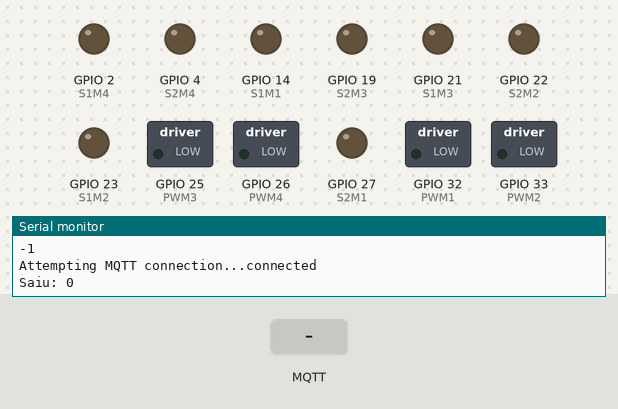
Simulated run of this sketch. Board: ESP32. On the bench: switched loads named in the sketch (green lamp = pin HIGH), output pins drawn as LEDs (lit = HIGH), the last lines printed to the serial monitor. The inputs (shaded band) are chosen by the test bench. WiFi joins after 1.5 s; servers stay silent unless stated; no MQTT or app messages arrive unless stated.

Above: at 2.7 s.
2.8 s: MQTT message "esp32m/rasp" arrives on the first subscribed topic
At 3.3 s:
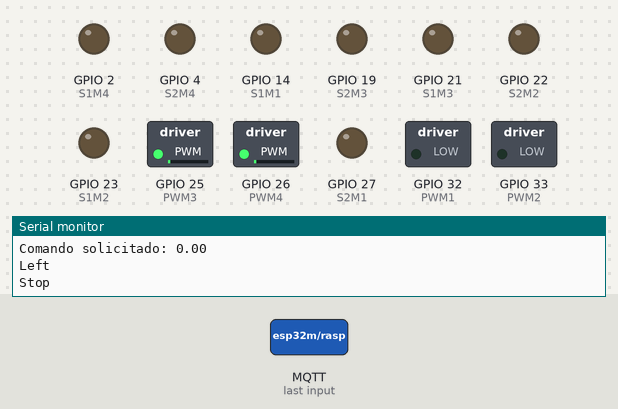
4.3 s: MQTT message "f" arrives on the first subscribed topic
At 5.7 s:
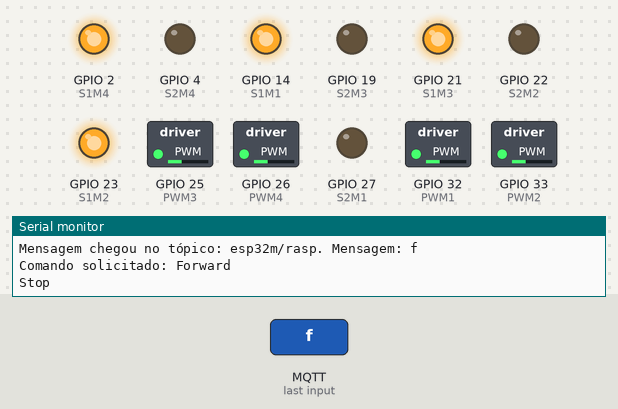
6.6 s: MQTT message "t" arrives on the first subscribed topic
At 8.7 s:
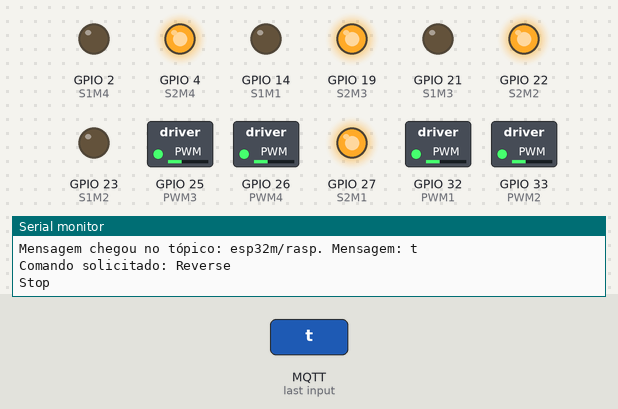
Timing chart, 0 to 10.2 s (numbered marks = the images above; inputs shaded):
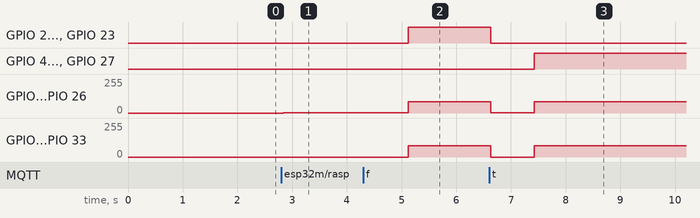

Measured:
- after the input at 2.8 s, GPIO 25 (PWM3), GPIO 26 (PWM4): 0/255 → 1/255 at once
- after the input at 4.3 s, GPIO 2 (S1M4), GPIO 14 (S1M1), GPIO 21 (S1M3), GPIO 23 (S1M2): LOW → HIGH after 0.83 s; GPIO 25 (PWM3), GPIO 26 (PWM4): 1/255 → 86/255 after 0.83 s; GPIO 32 (PWM1), GPIO 33 (PWM2): 0/255 → 85/255 after 0.83 s
- after the input at 6.6 s, GPIO 2 (S1M4), GPIO 14 (S1M1), GPIO 21 (S1M3), GPIO 23 (S1M2): HIGH → LOW at once; GPIO 4 (S2M4), GPIO 19 (S2M3), GPIO 22 (S2M2), GPIO 27 (S2M1): LOW → HIGH after 0.83 s; GPIO 25 (PWM3), GPIO 26 (PWM4): 86/255 → 1/255 at once, → 86/255 0.80 s later; GPIO 32 (PWM1), GPIO 33 (PWM2): 85/255 → 0/255 at once, → 85/255 0.80 s later

The sketch:

motorAll.ino
```cpp
#include <WiFi.h>
#include <PubSubClient.h>

// Replace the next variables with your SSID/Password combination
//const char *ssid = "Jordana - NOVA FIBRA";
//const char *password = "ox7td34w";

const char *ssid = "Marvin";
const char *password = "marvin2605";

// Add your MQTT Broker IP address, example:
//const char *mqtt_server = "192.168.3.22";
const char *mqtt_server = "192.168.4.3";
int port = 1883;

WiFiClient espClient;
PubSubClient client(espClient);
long lastMsg = 0;
char msg[50];

unsigned long previousMillis = 0;
unsigned long interval = 30000;
unsigned long currentMillis;

#define delaySen 800

// Definição dos Pinos
#define S1M1 14
#define S2M1 27 // S1 = CW (Horario), S2 = CCW (AntiHorario)

//#define S1M2 12
//#define S2M2 13

#define S1M2 23
#define S2M2 22

#define S1M3 21
#define S2M3 19

#define S1M4 2
#define S2M4 4

// PWM
#define PWM1 32
#define PWM2 33
#define PWM3 25
#define PWM4 26

#define BRAKE 0
#define CW 1  // Horario
#define CCW 2 // AntiHorario

// Motores
#define MOTOR_1 1
#define MOTOR_2 2
#define MOTOR_3 3
#define MOTOR_4 4

// --- Variáveis Globais ---
short usSpeed = 85;     // default motor speed
short usSpeedGiro = 185; // default motor speed Giro
short magicWheel1 = 70/usSpeed;
short magicWheel2 = 70/usSpeed;
short magicWheel3 = (usSpeed + 30)/usSpeed;
short magicWheel4 = (usSpeed + 30)/usSpeed;

unsigned short usMotor_Status = BRAKE;

// --- Protótipo das Funções Auxiliares ---
void robot_forward();                                     // Função para movimentar robô para frente
void robot_backward();                                    // Função para movimentar robô para trás
void robot_stop();                                        // Função para parar o robô
void motorGo(uint8_t motor, uint8_t direct, uint8_t pwm); // Function that controls the variables: motor(0 ou 1), direction (cw ou ccw) e pwm (entra 0 e 255);
void stopSeguro();
void robot_right(float angulo);
void robot_left(float angulo);
void setup_wifi();
void reconnect();
void callback(char *topic, byte *message, unsigned int length);
void definirFuncao(String funcao);
void moverRobo(String funcao);
int listaFuncao(String comando);
float tempoDeCurva(float angulo);

unsigned char velocidade = 0x00; // armazena a velocidade dos motores (8 bits)
void setup()
{
    Serial.begin(9600); // Initiates the serial to do the monitoring

    pinMode(PWM1, OUTPUT); // PWM1
    pinMode(PWM2, OUTPUT); // PWM2
    pinMode(PWM3, OUTPUT); // PWM3
    pinMode(PWM4, OUTPUT); // PWM4

    pinMode(S1M1, OUTPUT); // Sentido 1 M1
    pinMode(S2M1, OUTPUT); // Sentido 2 M1

    pinMode(S1M2, OUTPUT); // Sentido 1 M2
    pinMode(S2M2, OUTPUT); // Sentido 2 M2

    pinMode(S1M3, OUTPUT); // Sentido 1 M3
    pinMode(S2M3, OUTPUT); // Sentido 2 M3

    pinMode(S1M4, OUTPUT); // Sentido 1 M4
    pinMode(S2M4, OUTPUT); // Sentido 2 M4

    setup_wifi();
    client.setServer(mqtt_server, port);
    client.setCallback(callback);
}
void setup_wifi()
{
    delay(10);
    // We start by connecting to a WiFi network
    Serial.println();
    Serial.print("Connecting to ");
    Serial.println(ssid);

    WiFi.begin(ssid, password);

    while (WiFi.status() != WL_CONNECTED)
    {
        delay(50);
        Serial.print(".");
    }

    Serial.println("");
    Serial.println("WiFi connected");
    Serial.println("IP address: ");
    Serial.println(WiFi.localIP());
}
void callback(char *topic, byte *message, unsigned int length)
{
    Serial.print("Mensagem chegou no tópico: ");
    Serial.print(topic);
    Serial.print(". Mensagem: ");
    String messageTemp;

    for (int i = 0; i < length; i++)
    {
        Serial.print((char)message[i]);
        messageTemp += (char)message[i];
    }
    Serial.println();

    // Verifica se o tópico recebido é o esp32m/rasp
    if (String(topic) == "esp32m/rasp")
    {
        Serial.print("Comando solicitado: ");
        moverRobo(messageTemp);
    }
}
void reconnect() {
  // Loop until we're reconnected
  Serial.println(client.state());
  while (!client.connected()) {
    Serial.print("Attempting MQTT connection...");
    // Attempt to connect
    if (client.connect("ESP32Client")) {
      Serial.println("connected");
      // Subscribe
      client.subscribe("esp32m/rasp");
    } else {
      Serial.print("failed, rc=");
      Serial.print(client.state());
      Serial.println(" try again in 5 seconds");
      // Wait 5 seconds before retrying
      delay(5000);
    }
  }
  Serial.print("Saiu: ");
  Serial.println(client.state());
}
void loop()
{
    if (!client.connected())
    {
        reconnect();
    }
    currentMillis = millis();
    // if WiFi is down, try reconnecting every CHECK_WIFI_TIME seconds
    if ((WiFi.status() != WL_CONNECTED) && (currentMillis - previousMillis >= interval))
    {
        Serial.print(millis());
        Serial.println("Reconnecting to WiFi...");
        WiFi.disconnect();
        WiFi.reconnect();
        previousMillis = currentMillis;
    }
    client.loop();
}

void moverRobo(String funcao)
{
    switch (listaFuncao(funcao))
    { // decide o comando de acordo com a requisição
    case 1:
        robot_stop();
        break;
    case 2:
        robot_forward();
        break;
    case 3:
        robot_backward();
        break;
    case 4:
        Serial.println(funcao.substring(1).toFloat());
        robot_right(funcao.substring(1).toFloat());
        break;
    case 5:
        Serial.println(funcao.substring(1).toFloat());
        robot_left(funcao.substring(1).toFloat());
        break;
    default:
        Serial.println("requisição inválida");
        break;
    }
    client.publish("esp32/motor", "chegou");
}
int listaFuncao(String comando)
{
    String funcao = comando.substring(0, 1);
    if (funcao == "p")
    { // parado
        return 1;
    }
    else if (funcao == "f")
    { // frente
        return 2;
    }
    else if (funcao == "t")
    { // trás
        return 3;
    }
    else if (funcao == "d")
    { // direita
        return 4;
    }
    else if (funcao == "e")
    { // esquerda
        return 5;
    }
    return 0; // requisição inválida
}
void robot_forward()
{
    Serial.println("Forward");
    if(usMotor_Status != CW)
    {
      stopSeguro();

      usMotor_Status = CW;
      motorGo(MOTOR_1, usMotor_Status, usSpeed);
      motorGo(MOTOR_2, usMotor_Status, usSpeed);
      motorGo(MOTOR_3, usMotor_Status, usSpeed);
      motorGo(MOTOR_4, usMotor_Status, usSpeed);
    }

} // end robot forward

void robot_backward()
{
    Serial.println("Reverse");
    if(usMotor_Status != CCW)
    {
      stopSeguro();
      usMotor_Status = CCW;
      motorGo(MOTOR_1, usMotor_Status, usSpeed);
      motorGo(MOTOR_2, usMotor_Status, usSpeed);
      motorGo(MOTOR_3, usMotor_Status, usSpeed);
      motorGo(MOTOR_4, usMotor_Status, usSpeed);
    }
} // end robot backward
void robot_right(float angulo)
{
    Serial.println("Right");
    stopSeguro();
    float tempo = tempoDeCurva(angulo);
    long tempoInicio = millis();

    while (tempo > (millis() - tempoInicio))
    {
        usMotor_Status = CCW;
        motorGo(MOTOR_1, usMotor_Status, usSpeedGiro);
        motorGo(MOTOR_2, usMotor_Status, usSpeedGiro);
        usMotor_Status = CW;
        motorGo(MOTOR_3, usMotor_Status, usSpeedGiro);
        motorGo(MOTOR_4, usMotor_Status, usSpeedGiro);
    }

} // end robot right

void robot_left(float angulo)
{
    Serial.println("Left");
    stopSeguro();
    float tempo = tempoDeCurva(angulo);
    long tempoInicio = millis();

    while (tempo > (millis() - tempoInicio))
    {
        usMotor_Status = CW;
        motorGo(MOTOR_1, usMotor_Status, usSpeedGiro);
        motorGo(MOTOR_2, usMotor_Status, usSpeedGiro);
        usMotor_Status = CCW;
        motorGo(MOTOR_3, usMotor_Status, usSpeedGiro);
        motorGo(MOTOR_4, usMotor_Status, usSpeedGiro);
    }
} // end robot backward
void robot_stop()
{
    Serial.println("Stop");
    usMotor_Status = BRAKE;
    motorGo(MOTOR_1, usMotor_Status, 0);
    motorGo(MOTOR_2, usMotor_Status, 0);
    motorGo(MOTOR_3, usMotor_Status, 0);
    motorGo(MOTOR_4, usMotor_Status, 0);

} // end robot stop

void stopSeguro()
{
    robot_stop();
    delay(delaySen);
}

float tempoDeCurva(float angulo)
{
    float multiplicador = 5.25; // valor de exemplo
    return round(angulo * multiplicador);
}

void motorGo(uint8_t motor, uint8_t direct, uint8_t pwm) // Function that controls the variables: motor(0 ou 1), direction (cw ou ccw) e pwm (entra 0 e 255);
{
    if (motor == MOTOR_1)
    {
        pwm += magicWheel1;
        int s1 = S1M1, s2 = S2M1, pwmMotor = PWM1;

        if (direct == CCW)
        {
            digitalWrite(s1, LOW);
            digitalWrite(s2, HIGH);
        }
        else if (direct == CW)
        {
            digitalWrite(s1, HIGH);
            digitalWrite(s2, LOW);
        }
        else
        {
            digitalWrite(s1, LOW);
            digitalWrite(s2, LOW);
        }

        analogWrite(pwmMotor, pwm);
    }
    else if (motor == MOTOR_2)
    {
        pwm += magicWheel2;
        int s1 = S1M2, s2 = S2M2, pwmMotor = PWM2;

        if (direct == CCW)
        {
            digitalWrite(s1, LOW);
            digitalWrite(s2, HIGH);
        }
        else if (direct == CW)
        {
            digitalWrite(s1, HIGH);
            digitalWrite(s2, LOW);
        }
        else
        {
            digitalWrite(s1, LOW);
            digitalWrite(s2, LOW);
        }

        analogWrite(pwmMotor, pwm);
    }
    else if (motor == MOTOR_3)
    {
        pwm += magicWheel3;
        int s1 = S1M3, s2 = S2M3, pwmMotor = PWM3;

        if (direct == CCW)
        {
            digitalWrite(s1, LOW);
            digitalWrite(s2, HIGH);
        }
        else if (direct == CW)
        {
            digitalWrite(s1, HIGH);
            digitalWrite(s2, LOW);
        }
        else
        {
            digitalWrite(s1, LOW);
            digitalWrite(s2, LOW);
        }

        analogWrite(pwmMotor, pwm);
    }
    else if (motor == MOTOR_4)
    {
        pwm += magicWheel4;
        int s1 = S1M4, s2 = S2M4, pwmMotor = PWM4;

        if (direct == CCW)
        {
            digitalWrite(s1, LOW);
            digitalWrite(s2, HIGH);
        }
        else if (direct == CW)
        {
            digitalWrite(s1, HIGH);
            digitalWrite(s2, LOW);
        }
        else
        {
            digitalWrite(s1, LOW);
            digitalWrite(s2, LOW);
        }

        analogWrite(pwmMotor, pwm);
    }
}
```
